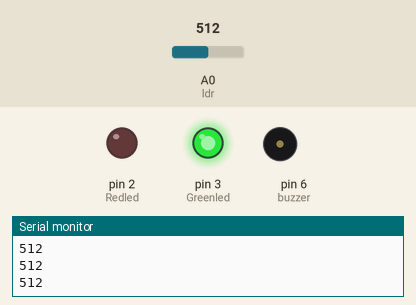
The sketch below on a simulated Arduino Uno, built with avr-gcc and run on an emulated ATmega328P. On the bench: output pins drawn as LEDs (lit = HIGH), buzzer (waves = sounding, pin HIGH), the last lines printed to the serial monitor. The inputs (shaded band) are chosen by the test bench; at power-on: A0 (ldr) = 512.

Above: at 1.2 s.
1.3 s: A0 (ldr) set to 483
At 2.1 s:
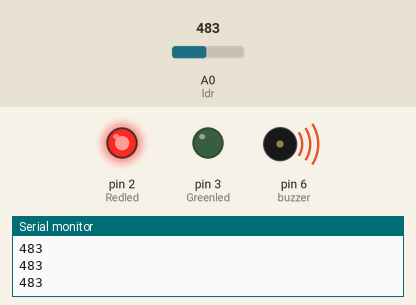
2.9 s: A0 (ldr) set to 510
At 3.5 s:
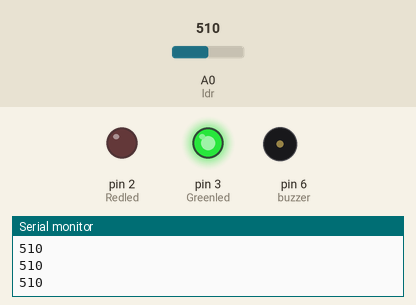
4.5 s: A0 (ldr) set to 490
At 6.0 s:
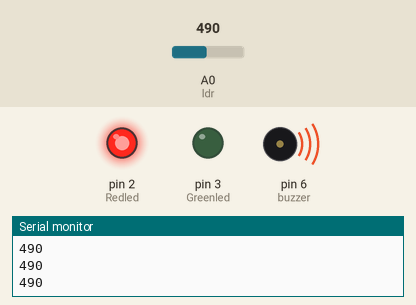
Timing chart, 0 to 7.5 s (numbered marks = the images above; inputs shaded):
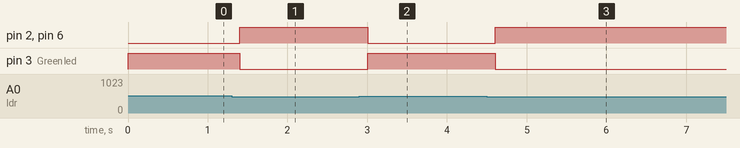

The sketch:

112soilmoisture.ino
```cpp
int buzzer = 6;
int Redled = 2;
int Greenled = 3;
int ldr = A0;

int lightValue = 0;
int threshold = 500;

void setup() {
  pinMode(buzzer, OUTPUT);
  pinMode(Redled, OUTPUT);
  pinMode(Greenled, OUTPUT);

  Serial.begin(9600);
}

void loop() {
  lightValue = analogRead(ldr);

  Serial.println(lightValue);

  if (lightValue < threshold) {

    digitalWrite(Redled,HIGH);
    digitalWrite(Greenled, LOW);
    digitalWrite(buzzer, HIGH);
  }
  else {

    digitalWrite(Redled, LOW);
    digitalWrite(Greenled, HIGH);
    digitalWrite(buzzer, LOW); }

  delay(200);
}
```

Measured:
- the behaviour switches between 500 and 499 on A0 (ldr) (found by bisection; images 0 and 1)
- after the input at 1.3 s, pin 2 (Redled), pin 6 (buzzer): LOW → HIGH after 0.10 s; pin 3 (Greenled): HIGH → LOW after 0.10 s
- after the input at 2.9 s, pin 2 (Redled), pin 6 (buzzer): HIGH → LOW after 0.11 s; pin 3 (Greenled): LOW → HIGH after 0.11 s
- after the input at 4.5 s, pin 2 (Redled), pin 6 (buzzer): LOW → HIGH after 0.11 s; pin 3 (Greenled): HIGH → LOW after 0.11 s
